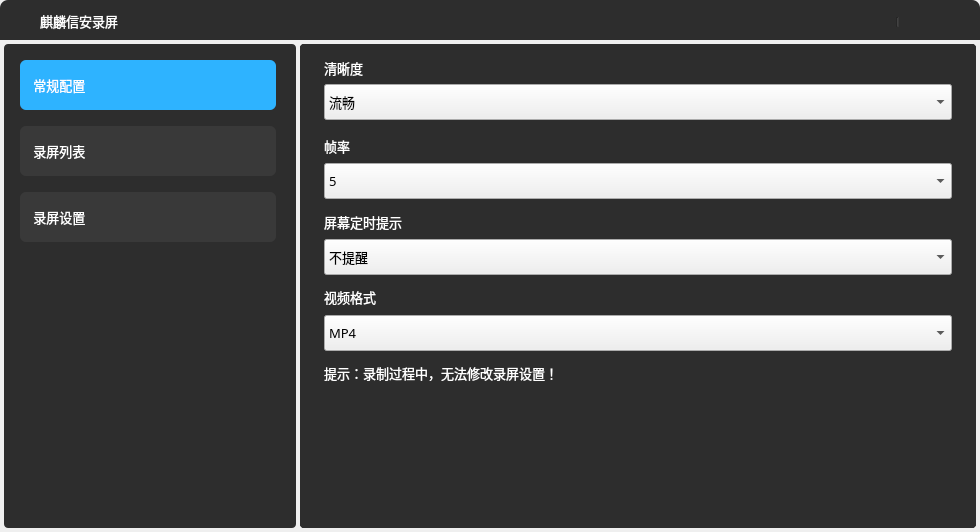
<?xml version="1.0" encoding="UTF-8"?>
<ui version="4.0">
 <class>Widget</class>
 <widget class="QWidget" name="Widget">
  <property name="geometry">
   <rect>
    <x>0</x>
    <y>0</y>
    <width>980</width>
    <height>532</height>
   </rect>
  </property>
  <property name="minimumSize">
   <size>
    <width>0</width>
    <height>0</height>
   </size>
  </property>
  <property name="maximumSize">
   <size>
    <width>980</width>
    <height>532</height>
   </size>
  </property>
  <property name="font">
   <font>
    <family>Sans Serif</family>
    <pointsize>10</pointsize>
   </font>
  </property>
  <property name="windowTitle">
   <string>麒麟信安录屏</string>
  </property>
  <property name="windowIcon">
   <iconset resource="../data/src.qrc">
    <normaloff>:/images/22px.png</normaloff>:/images/22px.png</iconset>
  </property>
  <widget class="QWidget" name="OutterWidget" native="true">
   <property name="geometry">
    <rect>
     <x>0</x>
     <y>0</y>
     <width>980</width>
     <height>532</height>
    </rect>
   </property>
   <property name="styleSheet">
    <string notr="true">QWidget#OutterWidget{
		border-radius: 8px;
	background-color: #222222;
};</string>
   </property>
   <widget class="QWidget" name="widget" native="true">
    <property name="geometry">
     <rect>
      <x>0</x>
      <y>0</y>
      <width>980</width>
      <height>40</height>
     </rect>
    </property>
    <widget class="QWidget" name="TitleBar" native="true">
     <property name="geometry">
      <rect>
       <x>0</x>
       <y>0</y>
       <width>980</width>
       <height>40</height>
      </rect>
     </property>
     <property name="mouseTracking">
      <bool>true</bool>
     </property>
     <property name="focusPolicy">
      <enum>Qt::ClickFocus</enum>
     </property>
     <property name="styleSheet">
      <string notr="true">QWidget#TitleBar{
background-color: #2d2d2d;
border-top-left-radius: 8px;
border-top-right-radius: 8px;
}</string>
     </property>
     <widget class="QPushButton" name="exit">
      <property name="geometry">
       <rect>
        <x>938</x>
        <y>2</y>
        <width>41</width>
        <height>41</height>
       </rect>
      </property>
      <property name="styleSheet">
       <string notr="true">border: none;
</string>
      </property>
      <property name="text">
       <string/>
      </property>
      <property name="icon">
       <iconset resource="../data/src.qrc">
        <normaloff>:/images/clear_icon.svg</normaloff>:/images/clear_icon.svg</iconset>
      </property>
      <property name="iconSize">
       <size>
        <width>12</width>
        <height>12</height>
       </size>
      </property>
     </widget>
     <widget class="QLabel" name="label">
      <property name="geometry">
       <rect>
        <x>16</x>
        <y>14</y>
        <width>16</width>
        <height>16</height>
       </rect>
      </property>
      <property name="styleSheet">
       <string notr="true">background-image: url(:/images/16px.png);</string>
      </property>
      <property name="text">
       <string/>
      </property>
     </widget>
     <widget class="QLabel" name="label_2">
      <property name="geometry">
       <rect>
        <x>40</x>
        <y>5</y>
        <width>101</width>
        <height>31</height>
       </rect>
      </property>
      <property name="font">
       <font>
        <family>Sans Serif</family>
        <pointsize>10</pointsize>
       </font>
      </property>
      <property name="styleSheet">
       <string notr="true">color:#fff
</string>
      </property>
      <property name="text">
       <string>麒麟信安录屏</string>
      </property>
     </widget>
     <widget class="QPushButton" name="minimize">
      <property name="geometry">
       <rect>
        <x>906</x>
        <y>2</y>
        <width>31</width>
        <height>41</height>
       </rect>
      </property>
      <property name="styleSheet">
       <string notr="true">border:none;
</string>
      </property>
      <property name="text">
       <string/>
      </property>
      <property name="icon">
       <iconset resource="../data/src.qrc">
        <normaloff>:/images/minus-tiny.svg</normaloff>:/images/minus-tiny.svg</iconset>
      </property>
      <property name="iconSize">
       <size>
        <width>13</width>
        <height>13</height>
       </size>
      </property>
     </widget>
     <widget class="QPushButton" name="moreMenuBtn">
      <property name="geometry">
       <rect>
        <x>859</x>
        <y>7</y>
        <width>31</width>
        <height>31</height>
       </rect>
      </property>
      <property name="styleSheet">
       <string notr="true">QPushButton#moreMenuBtn{
border:none;
}
QPushButton#moreMenuBtn::menu-indicator{
image:none;
}
</string>
      </property>
      <property name="text">
       <string/>
      </property>
      <property name="icon">
       <iconset resource="../data/src.qrc">
        <normaloff>:/images/menuicon.svg</normaloff>:/images/menuicon.svg</iconset>
      </property>
      <property name="iconSize">
       <size>
        <width>12</width>
        <height>12</height>
       </size>
      </property>
     </widget>
     <widget class="Line" name="line">
      <property name="geometry">
       <rect>
        <x>896</x>
        <y>17</y>
        <width>3</width>
        <height>10</height>
       </rect>
      </property>
      <property name="styleSheet">
       <string notr="true">background-color:#393939</string>
      </property>
      <property name="orientation">
       <enum>Qt::Vertical</enum>
      </property>
     </widget>
    </widget>
   </widget>
   <widget class="QWidget" name="widget_body" native="true">
    <property name="geometry">
     <rect>
      <x>4</x>
      <y>44</y>
      <width>972</width>
      <height>484</height>
     </rect>
    </property>
    <widget class="QWidget" name="NormalBody" native="true">
     <property name="geometry">
      <rect>
       <x>296</x>
       <y>0</y>
       <width>676</width>
       <height>414</height>
      </rect>
     </property>
     <property name="font">
      <font>
       <pointsize>10</pointsize>
      </font>
     </property>
     <property name="mouseTracking">
      <bool>true</bool>
     </property>
     <property name="focusPolicy">
      <enum>Qt::ClickFocus</enum>
     </property>
     <property name="styleSheet">
      <string notr="true">QWidget#NormalBody{
background-color: rgb(45, 45, 45);
border-radius: 4px;
}</string>
     </property>
     <widget class="QLabel" name="label_3">
      <property name="geometry">
       <rect>
        <x>24</x>
        <y>16</y>
        <width>61</width>
        <height>16</height>
       </rect>
      </property>
      <property name="font">
       <font>
        <family>Sans Serif</family>
        <pointsize>10</pointsize>
       </font>
      </property>
      <property name="styleSheet">
       <string notr="true">color:#fff;
</string>
      </property>
      <property name="text">
       <string>屏幕</string>
      </property>
     </widget>
     <widget class="QComboBox" name="resolutionBox">
      <property name="geometry">
       <rect>
        <x>24</x>
        <y>40</y>
        <width>628</width>
        <height>36</height>
       </rect>
      </property>
      <property name="font">
       <font>
        <pointsize>10</pointsize>
       </font>
      </property>
      <property name="styleSheet">
       <string notr="true"/>
      </property>
      <item>
       <property name="text">
        <string>不录制屏幕</string>
       </property>
      </item>
      <item>
       <property name="text">
        <string>全屏录制</string>
       </property>
      </item>
     </widget>
     <widget class="QLabel" name="label_4">
      <property name="geometry">
       <rect>
        <x>24</x>
        <y>92</y>
        <width>53</width>
        <height>14</height>
       </rect>
      </property>
      <property name="font">
       <font>
        <family>Sans Serif</family>
        <pointsize>10</pointsize>
       </font>
      </property>
      <property name="styleSheet">
       <string notr="true">color:#fff;
</string>
      </property>
      <property name="text">
       <string>音频</string>
      </property>
     </widget>
     <widget class="QComboBox" name="audioBox">
      <property name="geometry">
       <rect>
        <x>24</x>
        <y>116</y>
        <width>628</width>
        <height>36</height>
       </rect>
      </property>
      <property name="font">
       <font>
        <pointsize>10</pointsize>
       </font>
      </property>
      <property name="styleSheet">
       <string notr="true"/>
      </property>
      <item>
       <property name="text">
        <string>录制麦克风和扬声器</string>
       </property>
      </item>
      <item>
       <property name="text">
        <string>仅录制扬声器</string>
       </property>
      </item>
      <item>
       <property name="text">
        <string>仅录制麦克风</string>
       </property>
      </item>
      <item>
       <property name="text">
        <string>不录制声音</string>
       </property>
      </item>
     </widget>
     <widget class="QLabel" name="label_5">
      <property name="geometry">
       <rect>
        <x>24</x>
        <y>168</y>
        <width>61</width>
        <height>20</height>
       </rect>
      </property>
      <property name="font">
       <font>
        <family>Sans Serif</family>
        <pointsize>10</pointsize>
       </font>
      </property>
      <property name="styleSheet">
       <string notr="true">color:#fff;
</string>
      </property>
      <property name="text">
       <string>文字水印</string>
      </property>
     </widget>
     <widget class="QCheckBox" name="waterprintCheck">
      <property name="geometry">
       <rect>
        <x>595</x>
        <y>163</y>
        <width>61</width>
        <height>41</height>
       </rect>
      </property>
      <property name="styleSheet">
       <string notr="true">QCheckBox#waterprintCheck::indicator{
		width:55px;
		height:30px;
}
QCheckBox#waterprintCheck::indicator:checked{
		image: url(:/images/switch-on.svg);
}
QCheckBox#waterprintCheck::indicator:unchecked{
		image: url(:/images/switch-off.svg);
}
</string>
      </property>
      <property name="text">
       <string/>
      </property>
      <property name="checked">
       <bool>true</bool>
      </property>
     </widget>
     <widget class="QLabel" name="label_6">
      <property name="geometry">
       <rect>
        <x>24</x>
        <y>198</y>
        <width>61</width>
        <height>20</height>
       </rect>
      </property>
      <property name="font">
       <font>
        <family>Sans Serif</family>
        <pointsize>10</pointsize>
       </font>
      </property>
      <property name="styleSheet">
       <string notr="true">color:#fff;
</string>
      </property>
      <property name="text">
       <string>文字内容</string>
      </property>
     </widget>
     <widget class="QPushButton" name="waterprintConfirm">
      <property name="geometry">
       <rect>
        <x>592</x>
        <y>228</y>
        <width>60</width>
        <height>36</height>
       </rect>
      </property>
      <property name="font">
       <font>
        <family>Sans Serif</family>
        <weight>75</weight>
        <italic>false</italic>
        <bold>true</bold>
       </font>
      </property>
      <property name="styleSheet">
       <string notr="true"/>
      </property>
      <property name="text">
       <string>修改</string>
      </property>
     </widget>
     <widget class="QLineEdit" name="waterprintText">
      <property name="geometry">
       <rect>
        <x>24</x>
        <y>228</y>
        <width>558</width>
        <height>36</height>
       </rect>
      </property>
      <property name="font">
       <font>
        <pointsize>10</pointsize>
       </font>
      </property>
      <property name="styleSheet">
       <string notr="true"/>
      </property>
      <property name="text">
       <string/>
      </property>
      <property name="placeholderText">
       <string>请输入文字</string>
      </property>
     </widget>
    </widget>
    <widget class="QWidget" name="NormalFooterBar" native="true">
     <property name="geometry">
      <rect>
       <x>296</x>
       <y>418</y>
       <width>676</width>
       <height>66</height>
      </rect>
     </property>
     <property name="mouseTracking">
      <bool>true</bool>
     </property>
     <property name="focusPolicy">
      <enum>Qt::ClickFocus</enum>
     </property>
     <property name="styleSheet">
      <string notr="true">QWidget#NormalFooterBar{
background-color: rgb(45, 45, 45);
border-radius: 4px;
}</string>
     </property>
     <widget class="QPushButton" name="playBtn">
      <property name="geometry">
       <rect>
        <x>24</x>
        <y>21</y>
        <width>24</width>
        <height>24</height>
       </rect>
      </property>
      <property name="styleSheet">
       <string notr="true">background-image: url(:/images/record.svg);
border:none;</string>
      </property>
      <property name="text">
       <string/>
      </property>
     </widget>
     <widget class="QPushButton" name="stopBtn">
      <property name="geometry">
       <rect>
        <x>72</x>
        <y>21</y>
        <width>24</width>
        <height>24</height>
       </rect>
      </property>
      <property name="styleSheet">
       <string notr="true">QPushButton#stopBtn{
background-image: url(:/images/stopRecord.svg);
border:none;
}
QPushButton#stopBtn:disabled{
background-image: url(:/images/stopRecord_disabled.svg);
border:none;
}</string>
      </property>
      <property name="text">
       <string/>
      </property>
     </widget>
     <widget class="QLabel" name="timeStamp">
      <property name="geometry">
       <rect>
        <x>130</x>
        <y>20</y>
        <width>90</width>
        <height>24</height>
       </rect>
      </property>
      <property name="font">
       <font>
        <pointsize>11</pointsize>
       </font>
      </property>
      <property name="styleSheet">
       <string notr="true">color:#fff
</string>
      </property>
      <property name="text">
       <string>0:00:00</string>
      </property>
     </widget>
     <widget class="QSlider" name="audioSlider">
      <property name="geometry">
       <rect>
        <x>394</x>
        <y>26</y>
        <width>100</width>
        <height>20</height>
       </rect>
      </property>
      <property name="styleSheet">
       <string notr="true"/>
      </property>
      <property name="maximum">
       <number>100</number>
      </property>
      <property name="value">
       <number>0</number>
      </property>
      <property name="orientation">
       <enum>Qt::Horizontal</enum>
      </property>
     </widget>
     <widget class="QSlider" name="volumnSlider">
      <property name="geometry">
       <rect>
        <x>552</x>
        <y>26</y>
        <width>100</width>
        <height>20</height>
       </rect>
      </property>
      <property name="maximum">
       <number>100</number>
      </property>
      <property name="value">
       <number>100</number>
      </property>
      <property name="orientation">
       <enum>Qt::Horizontal</enum>
      </property>
     </widget>
     <widget class="QPushButton" name="audioBtn">
      <property name="geometry">
       <rect>
        <x>366</x>
        <y>26</y>
        <width>16</width>
        <height>16</height>
       </rect>
      </property>
      <property name="styleSheet">
       <string notr="true">image: url(:/images/m1.svg);
border:none;
</string>
      </property>
      <property name="text">
       <string/>
      </property>
     </widget>
     <widget class="QPushButton" name="volumnBtn">
      <property name="geometry">
       <rect>
        <x>526</x>
        <y>26</y>
        <width>16</width>
        <height>16</height>
       </rect>
      </property>
      <property name="styleSheet">
       <string notr="true">image: url(:/images/v1.svg);
border:none;</string>
      </property>
      <property name="text">
       <string/>
      </property>
     </widget>
    </widget>
    <widget class="QWidget" name="SideBar" native="true">
     <property name="geometry">
      <rect>
       <x>0</x>
       <y>0</y>
       <width>292</width>
       <height>484</height>
      </rect>
     </property>
     <property name="mouseTracking">
      <bool>true</bool>
     </property>
     <property name="focusPolicy">
      <enum>Qt::ClickFocus</enum>
     </property>
     <property name="styleSheet">
      <string notr="true">QWidget#SideBar{
background-color: #2d2d2d;
border-radius: 4px;
}</string>
     </property>
     <widget class="QPushButton" name="NormalBtn">
      <property name="geometry">
       <rect>
        <x>16</x>
        <y>16</y>
        <width>256</width>
        <height>50</height>
       </rect>
      </property>
      <property name="font">
       <font>
        <family>Sans Serif</family>
        <pointsize>10</pointsize>
       </font>
      </property>
      <property name="styleSheet">
       <string notr="true">border: 0px;
background-color:#2eb3ff;
color: rgb(255, 255, 255);
border-radius: 6px;
text-align:left center;
padding-left:10px;
</string>
      </property>
      <property name="text">
       <string> 常规配置</string>
      </property>
      <property name="icon">
       <iconset resource="../data/src.qrc">
        <normaloff>:/images/normalicon.svg</normaloff>:/images/normalicon.svg</iconset>
      </property>
     </widget>
     <widget class="QPushButton" name="ListBtn">
      <property name="geometry">
       <rect>
        <x>16</x>
        <y>82</y>
        <width>256</width>
        <height>50</height>
       </rect>
      </property>
      <property name="font">
       <font>
        <family>Sans Serif</family>
        <pointsize>10</pointsize>
       </font>
      </property>
      <property name="styleSheet">
       <string notr="true">QPushButton#ListBtn{
border: 0px;
background-color:#393939;
color: rgb(255, 255, 255);
border-radius: 6px;
text-align:left center;
padding-left:10px;
}
</string>
      </property>
      <property name="text">
       <string> 录屏列表</string>
      </property>
      <property name="icon">
       <iconset resource="../data/src.qrc">
        <normaloff>:/images/listicon.svg</normaloff>:/images/listicon.svg</iconset>
      </property>
     </widget>
     <widget class="QPushButton" name="ConfigBtn">
      <property name="geometry">
       <rect>
        <x>16</x>
        <y>148</y>
        <width>256</width>
        <height>50</height>
       </rect>
      </property>
      <property name="font">
       <font>
        <family>Sans Serif</family>
        <pointsize>10</pointsize>
       </font>
      </property>
      <property name="styleSheet">
       <string notr="true">border: 0px;
background-color:#393939;
color: rgb(255, 255, 255);
border-radius: 6px;
text-align:left center;
padding-left:10px;
</string>
      </property>
      <property name="text">
       <string> 录屏设置</string>
      </property>
      <property name="icon">
       <iconset resource="../data/src.qrc">
        <normaloff>:/images/configicon.svg</normaloff>:/images/configicon.svg</iconset>
      </property>
     </widget>
     <widget class="QLabel" name="normalArrow">
      <property name="geometry">
       <rect>
        <x>255</x>
        <y>36</y>
        <width>8</width>
        <height>10</height>
       </rect>
      </property>
      <property name="styleSheet">
       <string notr="true">image: url(:/images/rightArrow.svg);</string>
      </property>
      <property name="text">
       <string/>
      </property>
     </widget>
     <widget class="QLabel" name="listArrow">
      <property name="geometry">
       <rect>
        <x>255</x>
        <y>102</y>
        <width>8</width>
        <height>10</height>
       </rect>
      </property>
      <property name="styleSheet">
       <string notr="true">image: url(:/images/rightArrow.svg);</string>
      </property>
      <property name="text">
       <string/>
      </property>
     </widget>
     <widget class="QLabel" name="configArrow">
      <property name="geometry">
       <rect>
        <x>255</x>
        <y>168</y>
        <width>8</width>
        <height>10</height>
       </rect>
      </property>
      <property name="styleSheet">
       <string notr="true">image: url(:/images/rightArrow.svg);</string>
      </property>
      <property name="text">
       <string/>
      </property>
     </widget>
    </widget>
    <widget class="QWidget" name="ListBody" native="true">
     <property name="geometry">
      <rect>
       <x>296</x>
       <y>0</y>
       <width>676</width>
       <height>484</height>
      </rect>
     </property>
     <property name="mouseTracking">
      <bool>true</bool>
     </property>
     <property name="focusPolicy">
      <enum>Qt::ClickFocus</enum>
     </property>
     <property name="styleSheet">
      <string notr="true">QWidget#ListBody{
background:rgb(45,45,45);
border-radius: 4px;
}</string>
     </property>
     <widget class="QTableView" name="videoList">
      <property name="geometry">
       <rect>
        <x>24</x>
        <y>56</y>
        <width>628</width>
        <height>385</height>
       </rect>
      </property>
      <property name="styleSheet">
       <string notr="true"/>
      </property>
     </widget>
     <widget class="QLineEdit" name="searchBar">
      <property name="geometry">
       <rect>
        <x>24</x>
        <y>16</y>
        <width>628</width>
        <height>36</height>
       </rect>
      </property>
      <property name="font">
       <font>
        <family>Sans Serif</family>
        <pointsize>10</pointsize>
       </font>
      </property>
      <property name="styleSheet">
       <string notr="true"/>
      </property>
      <property name="placeholderText">
       <string>请输入视频名称搜索</string>
      </property>
     </widget>
     <widget class="QLabel" name="label_7">
      <property name="geometry">
       <rect>
        <x>36</x>
        <y>26</y>
        <width>16</width>
        <height>16</height>
       </rect>
      </property>
      <property name="styleSheet">
       <string notr="true">image: url(:/images/searchicon.svg);</string>
      </property>
      <property name="text">
       <string/>
      </property>
     </widget>
     <widget class="QWidget" name="saveWidget" native="true">
      <property name="geometry">
       <rect>
        <x>24</x>
        <y>444</y>
        <width>630</width>
        <height>36</height>
       </rect>
      </property>
      <property name="styleSheet">
       <string notr="true">QWidget#saveWidget{
		background-color:rgb(34,34,34);
		border-radius:4px;
		border: 1px solid rgb(57,57,57);
}</string>
      </property>
      <widget class="QLabel" name="label_8">
       <property name="geometry">
        <rect>
         <x>24</x>
         <y>2</y>
         <width>81</width>
         <height>31</height>
        </rect>
       </property>
       <property name="font">
        <font>
         <pointsize>-1</pointsize>
        </font>
       </property>
       <property name="contextMenuPolicy">
        <enum>Qt::NoContextMenu</enum>
       </property>
       <property name="styleSheet">
        <string notr="true">color:#fff;

font-size:12px;
</string>
       </property>
       <property name="text">
        <string>当前保存位置： </string>
       </property>
       <property name="textInteractionFlags">
        <set>Qt::NoTextInteraction</set>
       </property>
      </widget>
      <widget class="QPushButton" name="pushButton">
       <property name="geometry">
        <rect>
         <x>541</x>
         <y>6</y>
         <width>80</width>
         <height>24</height>
        </rect>
       </property>
       <property name="styleSheet">
        <string notr="true">QPushButton#pushButton{
color:#fff;
background-color:#2eb3ff;
border-radius:4px;
border:none;
font:bold;
}
QPushButton#pushButton:hover{
color:#fff;
background-color:#3fc4ff;
border-radius:4px;
border:none;
font:bold;
}
QPushButton#pushButton:pressed{
color:#fff;
background-color:#1da2ff;
border-radius:4px;
border:none;
font:bold;
}</string>
       </property>
       <property name="text">
        <string>文件路径</string>
       </property>
      </widget>
      <widget class="QLabel" name="pathLabel">
       <property name="geometry">
        <rect>
         <x>109</x>
         <y>3</y>
         <width>351</width>
         <height>31</height>
        </rect>
       </property>
       <property name="font">
        <font>
         <pointsize>10</pointsize>
        </font>
       </property>
       <property name="toolTip">
        <string>~/Videos</string>
       </property>
       <property name="styleSheet">
        <string notr="true">QLabel#pathLabel{
color:#fff;
}
</string>
       </property>
       <property name="text">
        <string>~/Videos</string>
       </property>
       <property name="textInteractionFlags">
        <set>Qt::TextSelectableByMouse</set>
       </property>
      </widget>
     </widget>
    </widget>
    <widget class="QWidget" name="ConfigBody" native="true">
     <property name="geometry">
      <rect>
       <x>296</x>
       <y>0</y>
       <width>676</width>
       <height>484</height>
      </rect>
     </property>
     <property name="mouseTracking">
      <bool>true</bool>
     </property>
     <property name="focusPolicy">
      <enum>Qt::ClickFocus</enum>
     </property>
     <property name="styleSheet">
      <string notr="true">QWidget#ConfigBody{
background-color:#2d2d2d;
border-radius:4px;
}</string>
     </property>
     <widget class="QLabel" name="label_9">
      <property name="geometry">
       <rect>
        <x>24</x>
        <y>94</y>
        <width>41</width>
        <height>16</height>
       </rect>
      </property>
      <property name="font">
       <font>
        <family>Sans Serif</family>
        <pointsize>10</pointsize>
       </font>
      </property>
      <property name="styleSheet">
       <string notr="true">color:#fff</string>
      </property>
      <property name="text">
       <string>帧率</string>
      </property>
     </widget>
     <widget class="QLabel" name="label_10">
      <property name="geometry">
       <rect>
        <x>24</x>
        <y>16</y>
        <width>61</width>
        <height>16</height>
       </rect>
      </property>
      <property name="font">
       <font>
        <family>Sans Serif</family>
        <pointsize>10</pointsize>
       </font>
      </property>
      <property name="styleSheet">
       <string notr="true">color:#fff</string>
      </property>
      <property name="text">
       <string>清晰度</string>
      </property>
     </widget>
     <widget class="QComboBox" name="clarityBox">
      <property name="geometry">
       <rect>
        <x>24</x>
        <y>40</y>
        <width>628</width>
        <height>36</height>
       </rect>
      </property>
      <property name="styleSheet">
       <string notr="true"/>
      </property>
      <item>
       <property name="text">
        <string>流畅</string>
       </property>
      </item>
      <item>
       <property name="text">
        <string>清晰</string>
       </property>
      </item>
      <item>
       <property name="text">
        <string>高清</string>
       </property>
      </item>
     </widget>
     <widget class="QComboBox" name="typeBox">
      <property name="geometry">
       <rect>
        <x>24</x>
        <y>271</y>
        <width>628</width>
        <height>36</height>
       </rect>
      </property>
      <property name="styleSheet">
       <string notr="true"/>
      </property>
      <item>
       <property name="text">
        <string>MP4</string>
       </property>
      </item>
      <item>
       <property name="text">
        <string>OGV</string>
       </property>
      </item>
     </widget>
     <widget class="QLabel" name="label_13">
      <property name="geometry">
       <rect>
        <x>24</x>
        <y>245</y>
        <width>101</width>
        <height>16</height>
       </rect>
      </property>
      <property name="font">
       <font>
        <family>Sans Serif</family>
        <pointsize>10</pointsize>
       </font>
      </property>
      <property name="styleSheet">
       <string notr="true">color:#fff</string>
      </property>
      <property name="text">
       <string>视频格式</string>
      </property>
     </widget>
     <widget class="QComboBox" name="remainderBox">
      <property name="geometry">
       <rect>
        <x>24</x>
        <y>195</y>
        <width>628</width>
        <height>36</height>
       </rect>
      </property>
      <item>
       <property name="text">
        <string>不提醒</string>
       </property>
      </item>
      <item>
       <property name="text">
        <string>每5分钟</string>
       </property>
      </item>
      <item>
       <property name="text">
        <string>每10分钟</string>
       </property>
      </item>
      <item>
       <property name="text">
        <string>每30分钟</string>
       </property>
      </item>
     </widget>
     <widget class="QLabel" name="label_12">
      <property name="geometry">
       <rect>
        <x>24</x>
        <y>170</y>
        <width>121</width>
        <height>16</height>
       </rect>
      </property>
      <property name="font">
       <font>
        <family>Sans Serif</family>
        <pointsize>10</pointsize>
       </font>
      </property>
      <property name="styleSheet">
       <string notr="true">color:#fff</string>
      </property>
      <property name="text">
       <string>屏幕定时提示</string>
      </property>
     </widget>
     <widget class="QLabel" name="label_14">
      <property name="geometry">
       <rect>
        <x>24</x>
        <y>321</y>
        <width>591</width>
        <height>16</height>
       </rect>
      </property>
      <property name="font">
       <font>
        <family>Sans Serif</family>
        <pointsize>10</pointsize>
       </font>
      </property>
      <property name="styleSheet">
       <string notr="true">color:#fff</string>
      </property>
      <property name="text">
       <string>提示：录制过程中，无法修改录屏设置！</string>
      </property>
     </widget>
     <widget class="QComboBox" name="fpsBox">
      <property name="geometry">
       <rect>
        <x>24</x>
        <y>119</y>
        <width>628</width>
        <height>36</height>
       </rect>
      </property>
      <property name="styleSheet">
       <string notr="true"/>
      </property>
      <item>
       <property name="text">
        <string>5</string>
       </property>
      </item>
      <item>
       <property name="text">
        <string>10</string>
       </property>
      </item>
      <item>
       <property name="text">
        <string>20</string>
       </property>
      </item>
      <item>
       <property name="text">
        <string>25</string>
       </property>
      </item>
      <item>
       <property name="text">
        <string>30</string>
       </property>
      </item>
      <item>
       <property name="text">
        <string>45</string>
       </property>
      </item>
      <item>
       <property name="text">
        <string>60</string>
       </property>
      </item>
     </widget>
    </widget>
    <zorder>SideBar</zorder>
    <zorder>ListBody</zorder>
    <zorder>NormalBody</zorder>
    <zorder>NormalFooterBar</zorder>
    <zorder>ConfigBody</zorder>
   </widget>
  </widget>
 </widget>
 <layoutdefault spacing="6" margin="11"/>
 <resources>
  <include location="../data/src.qrc"/>
 </resources>
 <connections/>
</ui>
